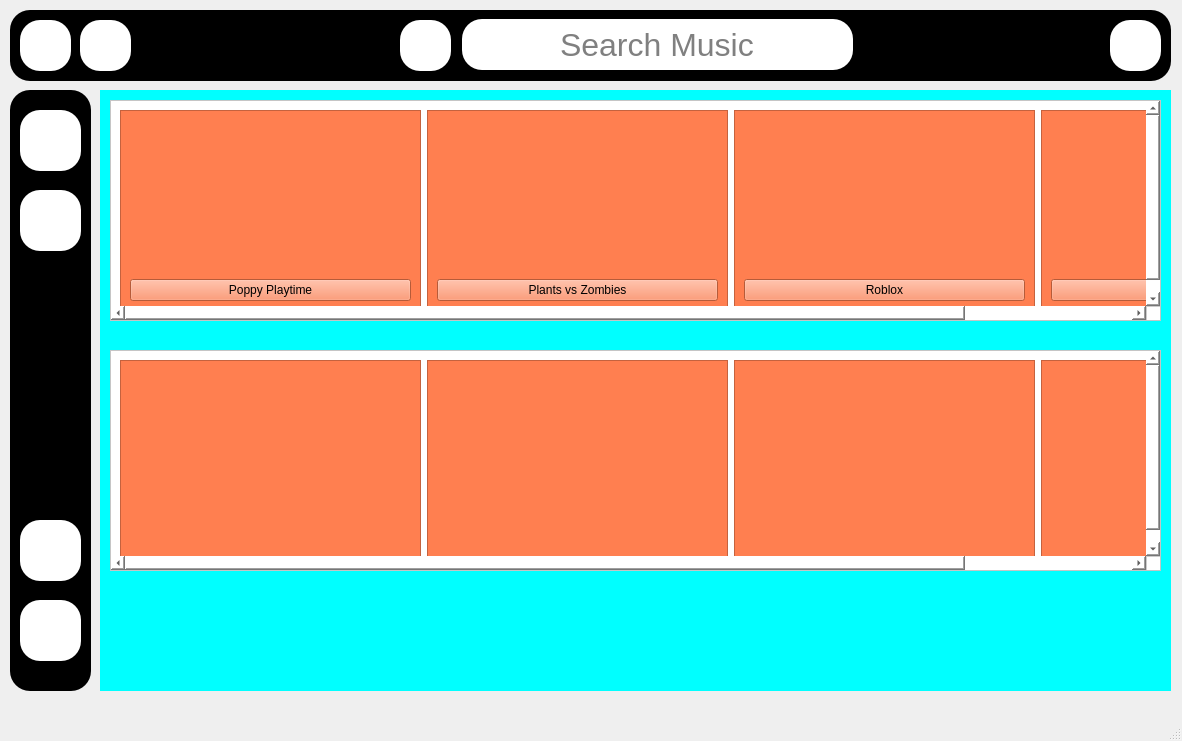
<?xml version="1.0" encoding="UTF-8"?>
<ui version="4.0">
 <class>MainWindow</class>
 <widget class="QMainWindow" name="MainWindow">
  <property name="geometry">
   <rect>
    <x>0</x>
    <y>0</y>
    <width>1182</width>
    <height>741</height>
   </rect>
  </property>
  <property name="windowTitle">
   <string>MainWindow</string>
  </property>
  <widget class="QWidget" name="centralwidget">
   <widget class="QFrame" name="frame">
    <property name="geometry">
     <rect>
      <x>10</x>
      <y>90</y>
      <width>81</width>
      <height>601</height>
     </rect>
    </property>
    <property name="styleSheet">
     <string notr="true">background-color:black;
border-radius:20px</string>
    </property>
    <property name="frameShape">
     <enum>QFrame::StyledPanel</enum>
    </property>
    <property name="frameShadow">
     <enum>QFrame::Raised</enum>
    </property>
    <widget class="QPushButton" name="pushButton">
     <property name="geometry">
      <rect>
       <x>10</x>
       <y>20</y>
       <width>61</width>
       <height>61</height>
      </rect>
     </property>
     <property name="styleSheet">
      <string notr="true">background-color:white;
border-radius:20px</string>
     </property>
     <property name="text">
      <string/>
     </property>
     <property name="icon">
      <iconset>
       <normaloff>D:/TRUONG_KHOA/MIND_X_Truong_Khoa/Python_ADVANCE/Nguyen_lieu/2849819_multimedia_construction_building_home_house_icon.png</normaloff>D:/TRUONG_KHOA/MIND_X_Truong_Khoa/Python_ADVANCE/Nguyen_lieu/2849819_multimedia_construction_building_home_house_icon.png</iconset>
     </property>
     <property name="iconSize">
      <size>
       <width>42</width>
       <height>42</height>
      </size>
     </property>
    </widget>
    <widget class="QPushButton" name="pushButton_2">
     <property name="geometry">
      <rect>
       <x>10</x>
       <y>100</y>
       <width>61</width>
       <height>61</height>
      </rect>
     </property>
     <property name="styleSheet">
      <string notr="true">background-color:white;
border-radius:20px</string>
     </property>
     <property name="text">
      <string/>
     </property>
     <property name="icon">
      <iconset>
       <normaloff>D:/TRUONG_KHOA/MIND_X_Truong_Khoa/Python_ADVANCE/Nguyen_lieu/3844432_magnifier_search_zoom_icon.png</normaloff>D:/TRUONG_KHOA/MIND_X_Truong_Khoa/Python_ADVANCE/Nguyen_lieu/3844432_magnifier_search_zoom_icon.png</iconset>
     </property>
     <property name="iconSize">
      <size>
       <width>42</width>
       <height>42</height>
      </size>
     </property>
    </widget>
    <widget class="QPushButton" name="btnProfile">
     <property name="geometry">
      <rect>
       <x>10</x>
       <y>510</y>
       <width>61</width>
       <height>61</height>
      </rect>
     </property>
     <property name="styleSheet">
      <string notr="true">background-color:white;
border-radius:20px</string>
     </property>
     <property name="text">
      <string/>
     </property>
     <property name="icon">
      <iconset>
       <normaloff>D:/TRUONG_KHOA/MIND_X_Truong_Khoa/Python_ADVANCE/Nguyen_lieu/1564534_customer_man_user_account_profile_icon.png</normaloff>D:/TRUONG_KHOA/MIND_X_Truong_Khoa/Python_ADVANCE/Nguyen_lieu/1564534_customer_man_user_account_profile_icon.png</iconset>
     </property>
     <property name="iconSize">
      <size>
       <width>42</width>
       <height>42</height>
      </size>
     </property>
    </widget>
    <widget class="QPushButton" name="pushButton_4">
     <property name="geometry">
      <rect>
       <x>10</x>
       <y>430</y>
       <width>61</width>
       <height>61</height>
      </rect>
     </property>
     <property name="styleSheet">
      <string notr="true">background-color:white;
border-radius:20px</string>
     </property>
     <property name="text">
      <string/>
     </property>
     <property name="icon">
      <iconset>
       <normaloff>D:/TRUONG_KHOA/MIND_X_Truong_Khoa/Python_ADVANCE/Nguyen_lieu/622392_security_unlock_password_protection_safety_icon.png</normaloff>D:/TRUONG_KHOA/MIND_X_Truong_Khoa/Python_ADVANCE/Nguyen_lieu/622392_security_unlock_password_protection_safety_icon.png</iconset>
     </property>
     <property name="iconSize">
      <size>
       <width>42</width>
       <height>42</height>
      </size>
     </property>
    </widget>
   </widget>
   <widget class="QFrame" name="frame_2">
    <property name="geometry">
     <rect>
      <x>10</x>
      <y>10</y>
      <width>1161</width>
      <height>71</height>
     </rect>
    </property>
    <property name="styleSheet">
     <string notr="true">background-color:black;
border-radius:20px</string>
    </property>
    <property name="frameShape">
     <enum>QFrame::StyledPanel</enum>
    </property>
    <property name="frameShadow">
     <enum>QFrame::Raised</enum>
    </property>
    <widget class="QPushButton" name="pushButton_5">
     <property name="geometry">
      <rect>
       <x>10</x>
       <y>10</y>
       <width>51</width>
       <height>51</height>
      </rect>
     </property>
     <property name="styleSheet">
      <string notr="true">background-color:white;
border-radius:20px</string>
     </property>
     <property name="text">
      <string/>
     </property>
     <property name="icon">
      <iconset>
       <normaloff>D:/TRUONG_KHOA/MIND_X_Truong_Khoa/Python_ADVANCE/Nguyen_lieu/211689_left_arrow_icon.png</normaloff>D:/TRUONG_KHOA/MIND_X_Truong_Khoa/Python_ADVANCE/Nguyen_lieu/211689_left_arrow_icon.png</iconset>
     </property>
     <property name="iconSize">
      <size>
       <width>42</width>
       <height>42</height>
      </size>
     </property>
    </widget>
    <widget class="QPushButton" name="pushButton_6">
     <property name="geometry">
      <rect>
       <x>70</x>
       <y>10</y>
       <width>51</width>
       <height>51</height>
      </rect>
     </property>
     <property name="styleSheet">
      <string notr="true">background-color:white;
border-radius:20px</string>
     </property>
     <property name="text">
      <string/>
     </property>
     <property name="icon">
      <iconset>
       <normaloff>D:/TRUONG_KHOA/MIND_X_Truong_Khoa/Python_ADVANCE/Nguyen_lieu/211607_right_arrow_icon.png</normaloff>D:/TRUONG_KHOA/MIND_X_Truong_Khoa/Python_ADVANCE/Nguyen_lieu/211607_right_arrow_icon.png</iconset>
     </property>
     <property name="iconSize">
      <size>
       <width>42</width>
       <height>42</height>
      </size>
     </property>
    </widget>
    <widget class="QPushButton" name="pushButton_7">
     <property name="geometry">
      <rect>
       <x>390</x>
       <y>10</y>
       <width>51</width>
       <height>51</height>
      </rect>
     </property>
     <property name="styleSheet">
      <string notr="true">background-color:white;
border-radius:20px</string>
     </property>
     <property name="text">
      <string/>
     </property>
     <property name="icon">
      <iconset>
       <normaloff>D:/TRUONG_KHOA/MIND_X_Truong_Khoa/Python_ADVANCE/Nguyen_lieu/3844432_magnifier_search_zoom_icon.png</normaloff>D:/TRUONG_KHOA/MIND_X_Truong_Khoa/Python_ADVANCE/Nguyen_lieu/3844432_magnifier_search_zoom_icon.png</iconset>
     </property>
     <property name="iconSize">
      <size>
       <width>42</width>
       <height>42</height>
      </size>
     </property>
    </widget>
    <widget class="QPushButton" name="pushButton_8">
     <property name="geometry">
      <rect>
       <x>1100</x>
       <y>10</y>
       <width>51</width>
       <height>51</height>
      </rect>
     </property>
     <property name="styleSheet">
      <string notr="true">background-color:white;
border-radius:20px</string>
     </property>
     <property name="text">
      <string/>
     </property>
     <property name="icon">
      <iconset>
       <normaloff>D:/TRUONG_KHOA/MIND_X_Truong_Khoa/Python_ADVANCE/Nguyen_lieu/Remove-bg.ai_1730630464395.png</normaloff>D:/TRUONG_KHOA/MIND_X_Truong_Khoa/Python_ADVANCE/Nguyen_lieu/Remove-bg.ai_1730630464395.png</iconset>
     </property>
     <property name="iconSize">
      <size>
       <width>62</width>
       <height>62</height>
      </size>
     </property>
    </widget>
    <widget class="QLineEdit" name="lineEdit">
     <property name="geometry">
      <rect>
       <x>452</x>
       <y>9</y>
       <width>391</width>
       <height>51</height>
      </rect>
     </property>
     <property name="font">
      <font>
       <pointsize>24</pointsize>
      </font>
     </property>
     <property name="cursor">
      <cursorShape>IBeamCursor</cursorShape>
     </property>
     <property name="layoutDirection">
      <enum>Qt::LeftToRight</enum>
     </property>
     <property name="styleSheet">
      <string notr="true">background-color:white;
color:grey</string>
     </property>
     <property name="text">
      <string>Search Music</string>
     </property>
     <property name="alignment">
      <set>Qt::AlignCenter</set>
     </property>
    </widget>
   </widget>
   <widget class="QStackedWidget" name="stackedWidget">
    <property name="geometry">
     <rect>
      <x>100</x>
      <y>90</y>
      <width>1071</width>
      <height>601</height>
     </rect>
    </property>
    <property name="styleSheet">
     <string notr="true">background-color:cyan</string>
    </property>
    <widget class="QWidget" name="page">
     <widget class="QScrollArea" name="scrollArea">
      <property name="geometry">
       <rect>
        <x>10</x>
        <y>10</y>
        <width>1051</width>
        <height>221</height>
       </rect>
      </property>
      <property name="minimumSize">
       <size>
        <width>1051</width>
        <height>0</height>
       </size>
      </property>
      <property name="maximumSize">
       <size>
        <width>1051</width>
        <height>16777215</height>
       </size>
      </property>
      <property name="styleSheet">
       <string notr="true">background-color:white</string>
      </property>
      <property name="widgetResizable">
       <bool>true</bool>
      </property>
      <widget class="QWidget" name="scrollAreaWidgetContents">
       <property name="geometry">
        <rect>
         <x>-120</x>
         <y>0</y>
         <width>1240</width>
         <height>219</height>
        </rect>
       </property>
       <layout class="QHBoxLayout" name="horizontalLayout">
        <item>
         <widget class="QFrame" name="frame_3">
          <property name="minimumSize">
           <size>
            <width>301</width>
            <height>201</height>
           </size>
          </property>
          <property name="maximumSize">
           <size>
            <width>301</width>
            <height>201</height>
           </size>
          </property>
          <property name="styleSheet">
           <string notr="true">background-color:coral</string>
          </property>
          <property name="frameShape">
           <enum>QFrame::StyledPanel</enum>
          </property>
          <property name="frameShadow">
           <enum>QFrame::Raised</enum>
          </property>
          <layout class="QVBoxLayout" name="verticalLayout">
           <item>
            <widget class="QLabel" name="label">
             <property name="text">
              <string/>
             </property>
             <property name="pixmap">
              <pixmap>D:/TRUONG_KHOA/MIND_X_Truong_Khoa/Python_ADVANCE/Nguyen_lieu/header.jpg</pixmap>
             </property>
             <property name="scaledContents">
              <bool>true</bool>
             </property>
            </widget>
           </item>
           <item>
            <widget class="QPushButton" name="btnPlay_PP">
             <property name="text">
              <string>Poppy Playtime</string>
             </property>
            </widget>
           </item>
          </layout>
         </widget>
        </item>
        <item>
         <widget class="QFrame" name="frame_4">
          <property name="minimumSize">
           <size>
            <width>301</width>
            <height>201</height>
           </size>
          </property>
          <property name="maximumSize">
           <size>
            <width>301</width>
            <height>201</height>
           </size>
          </property>
          <property name="styleSheet">
           <string notr="true">background-color:coral</string>
          </property>
          <property name="frameShape">
           <enum>QFrame::StyledPanel</enum>
          </property>
          <property name="frameShadow">
           <enum>QFrame::Raised</enum>
          </property>
          <layout class="QVBoxLayout" name="verticalLayout_2">
           <item>
            <widget class="QLabel" name="label_2">
             <property name="text">
              <string/>
             </property>
             <property name="pixmap">
              <pixmap>D:/TRUONG_KHOA/MIND_X_Truong_Khoa/Python_ADVANCE/Nguyen_lieu/SlowChompers.png</pixmap>
             </property>
             <property name="scaledContents">
              <bool>true</bool>
             </property>
            </widget>
           </item>
           <item>
            <widget class="QPushButton" name="btnPlay_PVZ">
             <property name="text">
              <string>Plants vs Zombies</string>
             </property>
            </widget>
           </item>
          </layout>
         </widget>
        </item>
        <item>
         <widget class="QFrame" name="frame_5">
          <property name="minimumSize">
           <size>
            <width>301</width>
            <height>201</height>
           </size>
          </property>
          <property name="maximumSize">
           <size>
            <width>301</width>
            <height>201</height>
           </size>
          </property>
          <property name="styleSheet">
           <string notr="true">background-color:coral</string>
          </property>
          <property name="frameShape">
           <enum>QFrame::StyledPanel</enum>
          </property>
          <property name="frameShadow">
           <enum>QFrame::Raised</enum>
          </property>
          <layout class="QVBoxLayout" name="verticalLayout_3">
           <item>
            <widget class="QLabel" name="label_3">
             <property name="text">
              <string/>
             </property>
             <property name="pixmap">
              <pixmap>D:/TRUONG_KHOA/MIND_X_Truong_Khoa/Python_ADVANCE/Nguyen_lieu/40883-79111-B3840B94-33C9-4304-96D9-2BEBF83ECBAD-xl.jpg</pixmap>
             </property>
             <property name="scaledContents">
              <bool>true</bool>
             </property>
            </widget>
           </item>
           <item>
            <widget class="QPushButton" name="btnPlay_RB">
             <property name="text">
              <string>Roblox</string>
             </property>
            </widget>
           </item>
          </layout>
         </widget>
        </item>
        <item>
         <widget class="QFrame" name="frame_6">
          <property name="minimumSize">
           <size>
            <width>301</width>
            <height>201</height>
           </size>
          </property>
          <property name="maximumSize">
           <size>
            <width>301</width>
            <height>201</height>
           </size>
          </property>
          <property name="styleSheet">
           <string notr="true">background-color:coral</string>
          </property>
          <property name="frameShape">
           <enum>QFrame::StyledPanel</enum>
          </property>
          <property name="frameShadow">
           <enum>QFrame::Raised</enum>
          </property>
          <layout class="QVBoxLayout" name="verticalLayout_4">
           <item>
            <widget class="QLabel" name="label_4">
             <property name="text">
              <string/>
             </property>
             <property name="pixmap">
              <pixmap>D:/TRUONG_KHOA/MIND_X_Truong_Khoa/Python_ADVANCE/Nguyen_lieu/capsule_616x353.jpg</pixmap>
             </property>
             <property name="scaledContents">
              <bool>true</bool>
             </property>
            </widget>
           </item>
           <item>
            <widget class="QPushButton" name="btnPlay_GD">
             <property name="text">
              <string>Geometry Dash</string>
             </property>
            </widget>
           </item>
          </layout>
         </widget>
        </item>
       </layout>
      </widget>
     </widget>
     <widget class="QScrollArea" name="scrollArea_2">
      <property name="geometry">
       <rect>
        <x>10</x>
        <y>260</y>
        <width>1051</width>
        <height>221</height>
       </rect>
      </property>
      <property name="minimumSize">
       <size>
        <width>1051</width>
        <height>0</height>
       </size>
      </property>
      <property name="maximumSize">
       <size>
        <width>1051</width>
        <height>16777215</height>
       </size>
      </property>
      <property name="styleSheet">
       <string notr="true">background-color:white</string>
      </property>
      <property name="widgetResizable">
       <bool>true</bool>
      </property>
      <widget class="QWidget" name="scrollAreaWidgetContents_2">
       <property name="geometry">
        <rect>
         <x>-60</x>
         <y>0</y>
         <width>1240</width>
         <height>219</height>
        </rect>
       </property>
       <layout class="QHBoxLayout" name="horizontalLayout_2">
        <item>
         <widget class="QFrame" name="frame_7">
          <property name="minimumSize">
           <size>
            <width>301</width>
            <height>201</height>
           </size>
          </property>
          <property name="maximumSize">
           <size>
            <width>301</width>
            <height>201</height>
           </size>
          </property>
          <property name="styleSheet">
           <string notr="true">background-color:coral</string>
          </property>
          <property name="frameShape">
           <enum>QFrame::StyledPanel</enum>
          </property>
          <property name="frameShadow">
           <enum>QFrame::Raised</enum>
          </property>
         </widget>
        </item>
        <item>
         <widget class="QFrame" name="frame_8">
          <property name="minimumSize">
           <size>
            <width>301</width>
            <height>201</height>
           </size>
          </property>
          <property name="maximumSize">
           <size>
            <width>301</width>
            <height>201</height>
           </size>
          </property>
          <property name="styleSheet">
           <string notr="true">background-color:coral</string>
          </property>
          <property name="frameShape">
           <enum>QFrame::StyledPanel</enum>
          </property>
          <property name="frameShadow">
           <enum>QFrame::Raised</enum>
          </property>
         </widget>
        </item>
        <item>
         <widget class="QFrame" name="frame_9">
          <property name="minimumSize">
           <size>
            <width>301</width>
            <height>201</height>
           </size>
          </property>
          <property name="maximumSize">
           <size>
            <width>301</width>
            <height>201</height>
           </size>
          </property>
          <property name="styleSheet">
           <string notr="true">background-color:coral</string>
          </property>
          <property name="frameShape">
           <enum>QFrame::StyledPanel</enum>
          </property>
          <property name="frameShadow">
           <enum>QFrame::Raised</enum>
          </property>
         </widget>
        </item>
        <item>
         <widget class="QFrame" name="frame_10">
          <property name="minimumSize">
           <size>
            <width>301</width>
            <height>201</height>
           </size>
          </property>
          <property name="maximumSize">
           <size>
            <width>301</width>
            <height>201</height>
           </size>
          </property>
          <property name="styleSheet">
           <string notr="true">background-color:coral</string>
          </property>
          <property name="frameShape">
           <enum>QFrame::StyledPanel</enum>
          </property>
          <property name="frameShadow">
           <enum>QFrame::Raised</enum>
          </property>
         </widget>
        </item>
       </layout>
      </widget>
     </widget>
    </widget>
    <widget class="QWidget" name="page_2"/>
   </widget>
  </widget>
  <widget class="QMenuBar" name="menubar">
   <property name="geometry">
    <rect>
     <x>0</x>
     <y>0</y>
     <width>1182</width>
     <height>21</height>
    </rect>
   </property>
  </widget>
  <widget class="QStatusBar" name="statusbar"/>
 </widget>
 <resources/>
 <connections/>
</ui>
